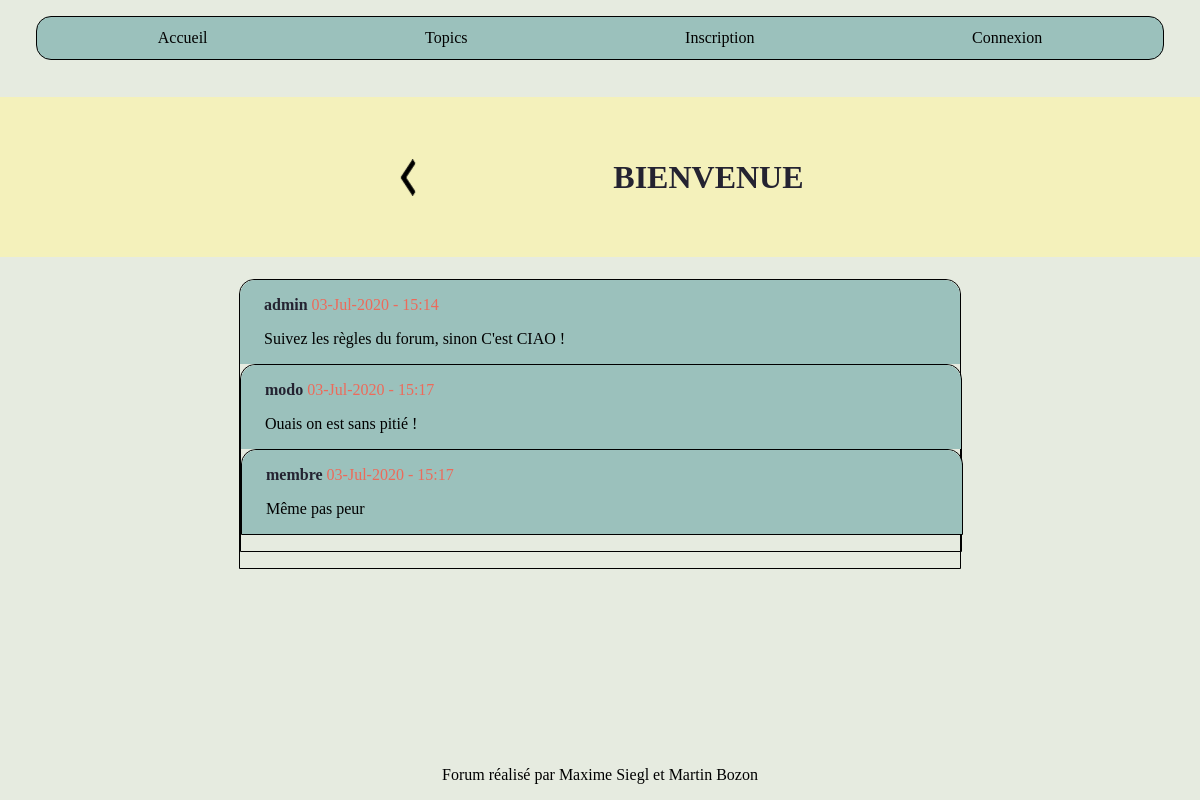
The app's page /messages.php?id_conv=4, older data.
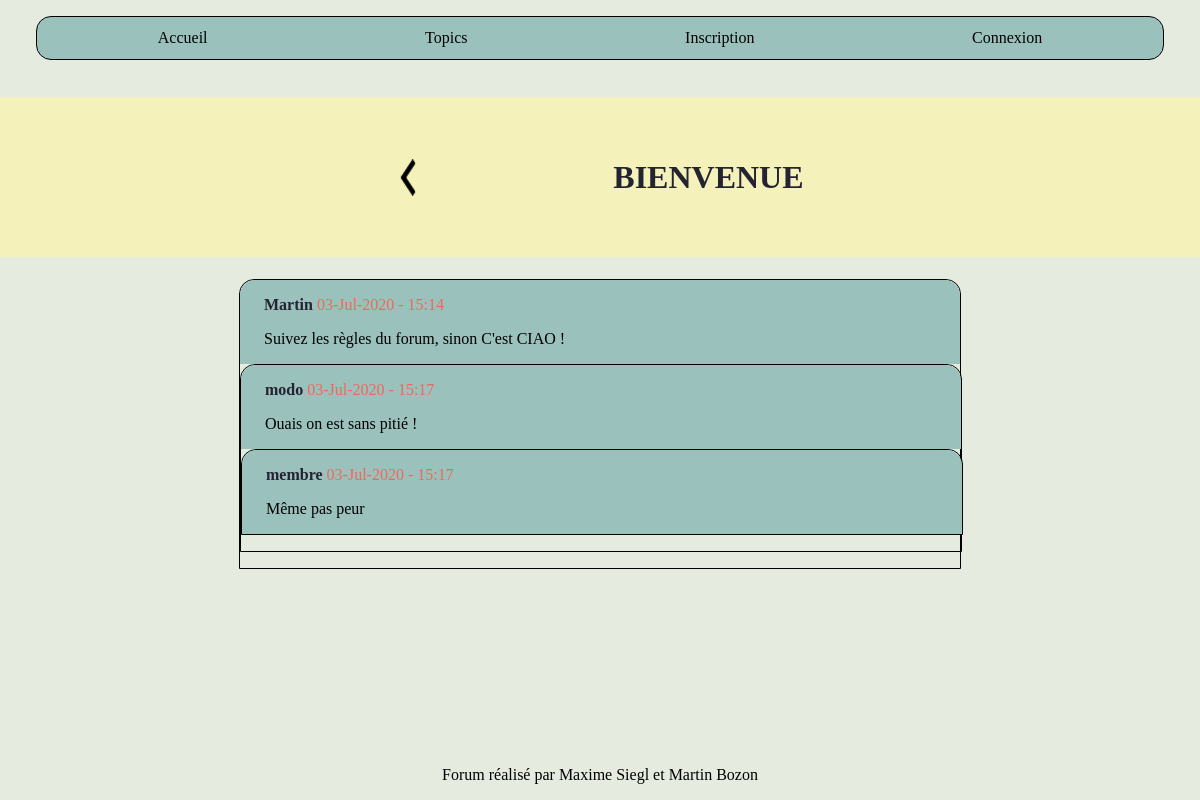
The same page, newer data.
### tables this page shows
CREATE TABLE IF NOT EXISTS `messages` (
  `id` int(11) NOT NULL AUTO_INCREMENT,
  `id_conversation` int(11) NOT NULL,
  `id_utilisateur` int(11) NOT NULL,
  `message` varchar(255) NOT NULL,
  `date` datetime DEFAULT current_timestamp(),
  PRIMARY KEY (`id`),
  KEY `id_conversation` (`id_conversation`)
);

CREATE TABLE IF NOT EXISTS `utilisateurs` (
  `id` int(11) NOT NULL AUTO_INCREMENT,
  `login` varchar(80) NOT NULL,
  `mdp` varchar(80) NOT NULL,
  `nom` varchar(255) NOT NULL,
  `prenom` varchar(255) NOT NULL,
  `mail` varchar(255) NOT NULL,
  `avatar` varchar(255) DEFAULT 'img/avatar/avatarfilm.png',
  `id_confidentialite` int(11) NOT NULL DEFAULT 2,
  PRIMARY KEY (`id`)
);

### include/php_message.php (called while the page is built, shortened)
<?php
     if(isset($_GET["id_conv"]) && !empty($_GET["id_conv"]))
        {
            $id_conv = $_GET["id_conv"];
            $connexionbdd = connexionbdd();
            $requete_id_topic = "SELECT id_topic FROM conversations WHERE id=$id_conv";
            $query_id_topic = mysqli_query($connexionbdd, $requete_id_topic);
            $resultat_id_topic = mysqli_fetch_row($query_id_topic);
            $id_topic = $resultat_id_topic[0];
            $select_msg =  "SELECT *, DATE_FORMAT(date, '%H:%i') as heure, DATE_FORMAT(date, '%d-%b-%Y') as jour FROM utilisateurs INNER JOIN messages ON messages.id_utilisateur=utilisateurs.id WHERE id_conversation=$id_conv";
            $query_select_msg = mysqli_query($connexionbdd, $select_msg);
            $messages = mysqli_fetch_all($query_select_msg, MYSQLI_ASSOC);
            $requete_titre_conversation = "SELECT titre FROM conversations WHERE id=$id_conv";
            $query_titre_conversation = mysqli_query($connexionbdd, $requete_titre_conversation);
            $resultat_titre_conversation = mysqli_fetch_all($query_titre_conversation, MYSQLI_ASSOC);
            $titre_conversation = $resultat_titre_conversation[0]["titre"];
        }
    else
        {
            header("location:index.php");
        }
?>

### messages.php (the view, shortened to what this page needs)
<?php
    include 'include/php_message.php';
?>
<!DOCTYPE html>
<html>
<head>
    <link rel="stylesheet" href="css/style.css"/>
</head>
<body>
    <header>
        <?php include 'include/header.php';?>
    </header>
    <main id="messages">
        <h1><a href="conversation.php?id_topic=<?=$id_topic;?>" id="titre_msg"><img src="image/retour.png" alt="fleche retour" class="titre_retour"><?= mb_strtoupper($titre_conversation); ?></a></h1>
                            <?php
            foreach($messages as $numero_msg => $info_msg)
                {
                    ?>
                     <section class="messages_vu">
                            <section class="color_msg">
                                <section class="poster_a">
                                    <a href="membre.php?id_posteur=<?php echo $info_msg["id_utilisateur"];?>" class="login"><?php echo $info_msg["login"];?></a>
                                    <?= $info_msg["jour"] . " - " . $info_msg["heure"];?>
                                </section>
                                <p><?php echo $info_msg["message"];?></p>
                            </section>
                                <?php
                }
                    ?>
    </main>
    <?php include 'include/footer.php';?>
</body>
</html>

Row changes from the older to the newer data that the page shows:
changed through a linked row, messages "Suivez les règles du forum, sinon C'est CIAO !": id_utilisateur.login "admin" → "Martin"
